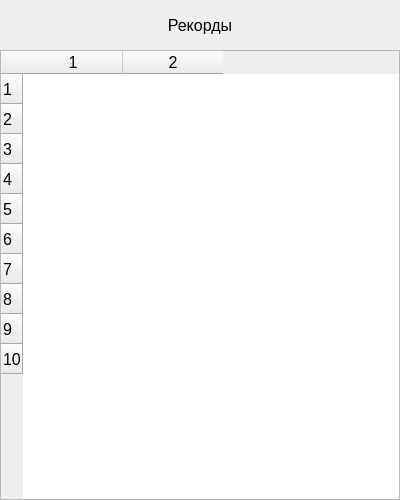
<?xml version="1.0" encoding="UTF-8"?>
<ui version="4.0">
 <class>WidgetRecords</class>
 <widget class="QWidget" name="WidgetRecords">
  <property name="geometry">
   <rect>
    <x>0</x>
    <y>0</y>
    <width>400</width>
    <height>500</height>
   </rect>
  </property>
  <property name="font">
   <font>
    <pointsize>12</pointsize>
    <kerning>false</kerning>
   </font>
  </property>
  <property name="windowTitle">
   <string>Form</string>
  </property>
  <widget class="QLabel" name="lRecords">
   <property name="geometry">
    <rect>
     <x>0</x>
     <y>0</y>
     <width>400</width>
     <height>50</height>
    </rect>
   </property>
   <property name="sizePolicy">
    <sizepolicy hsizetype="Preferred" vsizetype="Preferred">
     <horstretch>0</horstretch>
     <verstretch>0</verstretch>
    </sizepolicy>
   </property>
   <property name="font">
    <font>
     <pointsize>12</pointsize>
     <kerning>true</kerning>
    </font>
   </property>
   <property name="text">
    <string>Рекорды</string>
   </property>
   <property name="alignment">
    <set>Qt::AlignCenter</set>
   </property>
  </widget>
  <widget class="QTableWidget" name="twRecords">
   <property name="geometry">
    <rect>
     <x>0</x>
     <y>50</y>
     <width>400</width>
     <height>450</height>
    </rect>
   </property>
   <property name="editTriggers">
    <set>QAbstractItemView::NoEditTriggers</set>
   </property>
   <property name="tabKeyNavigation">
    <bool>false</bool>
   </property>
   <property name="showDropIndicator" stdset="0">
    <bool>false</bool>
   </property>
   <property name="dragDropOverwriteMode">
    <bool>false</bool>
   </property>
   <property name="selectionMode">
    <enum>QAbstractItemView::NoSelection</enum>
   </property>
   <property name="selectionBehavior">
    <enum>QAbstractItemView::SelectRows</enum>
   </property>
   <property name="showGrid">
    <bool>false</bool>
   </property>
   <property name="rowCount">
    <number>10</number>
   </property>
   <property name="columnCount">
    <number>2</number>
   </property>
   <attribute name="horizontalHeaderVisible">
    <bool>true</bool>
   </attribute>
   <attribute name="horizontalHeaderCascadingSectionResizes">
    <bool>true</bool>
   </attribute>
   <attribute name="horizontalHeaderMinimumSectionSize">
    <number>40</number>
   </attribute>
   <attribute name="horizontalHeaderHighlightSections">
    <bool>false</bool>
   </attribute>
   <attribute name="horizontalHeaderShowSortIndicator" stdset="0">
    <bool>true</bool>
   </attribute>
   <row/>
   <row/>
   <row/>
   <row/>
   <row/>
   <row/>
   <row/>
   <row/>
   <row/>
   <row/>
   <column/>
   <column/>
  </widget>
 </widget>
 <resources/>
 <connections/>
</ui>
